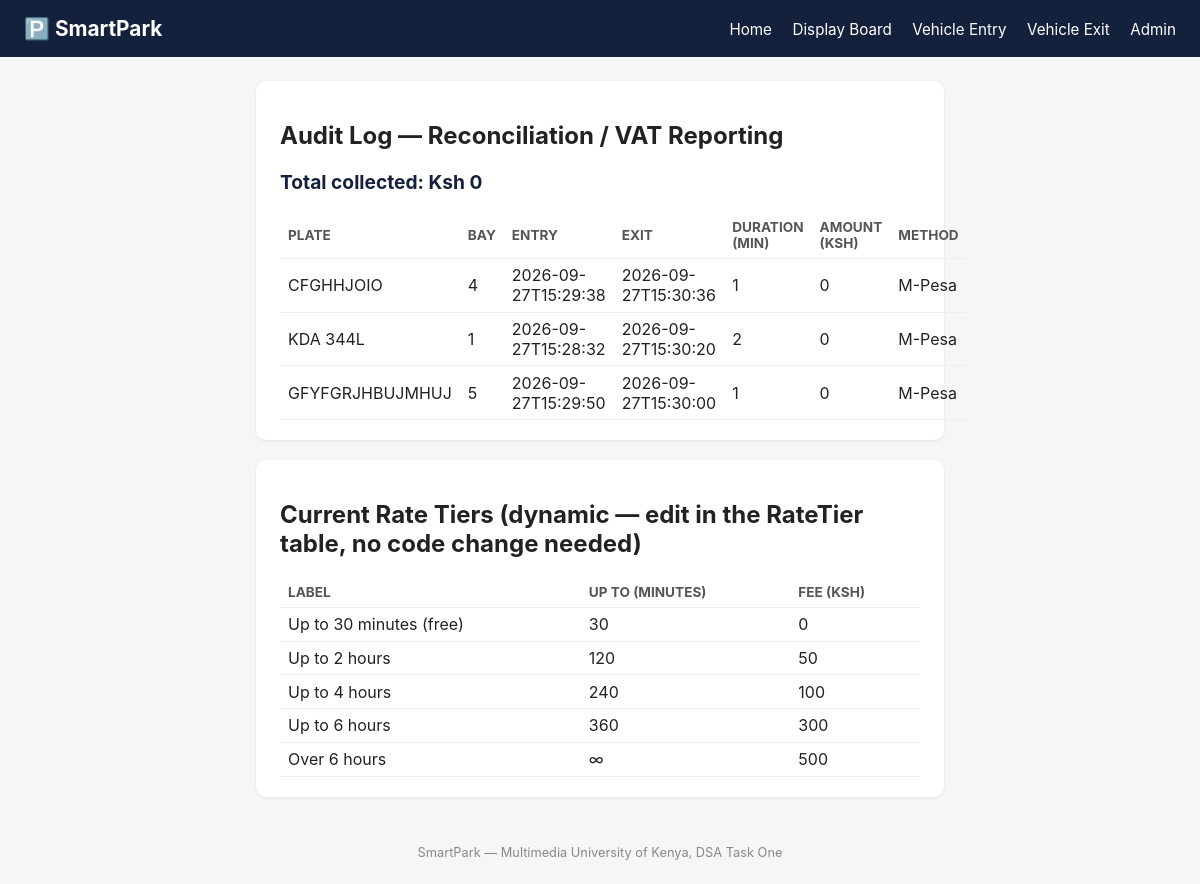
The page /admin on the database its author committed.
### tables this page shows
CREATE TABLE ParkingSession (
    session_id       INTEGER PRIMARY KEY AUTOINCREMENT,
    vehicle_id       INTEGER NOT NULL,
    slot_id          INTEGER NOT NULL,
    entry_time       TEXT NOT NULL,
    exit_time        TEXT,
    duration_minutes INTEGER,
    amount_payable   REAL,
    payment_method   TEXT,
    payment_status   TEXT NOT NULL DEFAULT 'pending', -- 'pending' | 'paid'
    FOREIGN KEY (vehicle_id) REFERENCES Vehicle(vehicle_id),
    FOREIGN KEY (slot_id) REFERENCES ParkingSlot(slot_id)
);

CREATE TABLE Vehicle (
    vehicle_id    INTEGER PRIMARY KEY AUTOINCREMENT,
    plate_number  TEXT NOT NULL UNIQUE
);

CREATE TABLE ParkingSlot (
    slot_id      INTEGER PRIMARY KEY AUTOINCREMENT,
    bay_number   INTEGER NOT NULL UNIQUE,
    status       TEXT NOT NULL DEFAULT 'available'  -- 'available' | 'occupied'
);

CREATE TABLE RateTier (
    tier_id       INTEGER PRIMARY KEY AUTOINCREMENT,
    label         TEXT NOT NULL,
    up_to_minutes INTEGER,      -- NULL = open-ended (final/overflow tier)
    fee_kshs      REAL NOT NULL,
    sort_order    INTEGER NOT NULL
);

### app.py (the view)
@app.route("/admin")
def admin():
    rows, total = core.audit_log()
    return render_template("admin.html", rows=rows, total=total, tiers=core.rate_tiers())

### database.py (called while the page is built)
def get_connection():
    conn = sqlite3.connect(DB_PATH)
    conn.row_factory = sqlite3.Row
    conn.execute("PRAGMA foreign_keys = ON")
    return conn

### parking_core.py (called while the page is built)
    def rate_tiers(self):
        conn = get_connection()
        cur = conn.cursor()
        cur.execute("SELECT label, up_to_minutes, fee_kshs FROM RateTier ORDER BY sort_order")
        tiers = [dict(r) for r in cur.fetchall()]
        conn.close()
        return tiers

    def audit_log(self, limit=100):
        conn = get_connection()
        cur = conn.cursor()
        cur.execute(
            """SELECT v.plate_number, pl.bay_number, ps.entry_time, ps.exit_time,
                      ps.duration_minutes, ps.amount_payable, ps.payment_method
               FROM ParkingSession ps
               JOIN Vehicle v ON v.vehicle_id = ps.vehicle_id
               JOIN ParkingSlot pl ON pl.slot_id = ps.slot_id
               WHERE ps.payment_status = 'paid'
               ORDER BY ps.exit_time DESC
               LIMIT ?""",
            (limit,),
        )
        rows = [dict(r) for r in cur.fetchall()]
        cur.execute("SELECT COALESCE(SUM(amount_payable), 0) AS total FROM ParkingSession WHERE payment_status='paid'")
        total = cur.fetchone()["total"]
        conn.close()
        return rows, total

### templates/admin.html (shortened to what this page needs)
{% extends "base.html" %}
{% block content %}
<section>
  <h2>Audit Log &mdash; Reconciliation / VAT Reporting</h2>
  <p class="amount"><strong>Total collected: Ksh {{ total | int }}</strong></p>
  <table>
    <tr>
      <th>Plate</th><th>Bay</th><th>Entry</th><th>Exit</th>
      <th>Duration (min)</th><th>Amount (Ksh)</th><th>Method</th>
    </tr>
    {% for r in rows %}
    <tr>
      <td>{{ r.plate_number }}</td>
      <td>{{ r.bay_number }}</td>
      <td>{{ r.entry_time }}</td>
      <td>{{ r.exit_time }}</td>
      <td>{{ r.duration_minutes }}</td>
      <td>{{ r.amount_payable | int }}</td>
      <td>{{ r.payment_method }}</td>
    </tr>
    {% else %}
    <tr><td colspan="7">No completed sessions yet.</td></tr>
    {% endfor %}
  </table>
</section>
<section>
  <h2>Current Rate Tiers (dynamic &mdash; edit in the RateTier table, no code change needed)</h2>
  <table>
    <tr><th>Label</th><th>Up to (minutes)</th><th>Fee (Ksh)</th></tr>
    {% for t in tiers %}
    <tr><td>{{ t.label }}</td><td>{{ t.up_to_minutes if t.up_to_minutes is not none else '∞' }}</td><td>{{ t.fee_kshs | int }}</td></tr>
    {% endfor %}
  </table>
</section>
{% endblock %}

### static/style.css (style rules this page uses)
:root { --navy: #14213d; --accent: #fca311; --green: #2a9d5c; --red: #d1495b; --bg: #f5f6f8; }
* { box-sizing: border-box; }
body { font-family: -apple-system, Segoe UI, Roboto, sans-serif; margin: 0; background: var(--bg); color: #222; }
section { background: white; border-radius: 10px; padding: 1.25rem 1.5rem; margin-bottom: 1.25rem; box-shadow: 0 1px 3px rgba(0,0,0,0.08); }
table { width: 100%; border-collapse: collapse; margin-top: 0.5rem; }
th, td { text-align: left; padding: 0.4rem 0.5rem; border-bottom: 1px solid #eee; }
th { color: #555; font-size: 0.85rem; text-transform: uppercase; }
.amount { font-size: 1.2rem; color: var(--navy); }

### rows shown on the page
ParkingSession: plate_number "CFGHHJOIO", bay_number "4", entry_time "2026-09-27T15:29:38", exit_time "2026-09-27T15:30:36", duration_minutes "1", amount_payable "0", payment_method "M-Pesa"
ParkingSession: plate_number "KDA 344L", bay_number "1", entry_time "2026-09-27T15:28:32", exit_time "2026-09-27T15:30:20", duration_minutes "2", amount_payable "0", payment_method "M-Pesa"
ParkingSession: plate_number "GFYFGRJHBUJMHUJ", bay_number "5", entry_time "2026-09-27T15:29:50", exit_time "2026-09-27T15:30:00", duration_minutes "1", amount_payable "0", payment_method "M-Pesa"
RateTier: label "Up to 30 minutes (free)", up_to_minutes "30", fee_kshs "0"
RateTier: label "Up to 2 hours", up_to_minutes "120", fee_kshs "50"
RateTier: label "Up to 4 hours", up_to_minutes "240", fee_kshs "100"
RateTier: label "Up to 6 hours", up_to_minutes "360", fee_kshs "300"
RateTier: label "Over 6 hours", up_to_minutes "∞", fee_kshs "500"

### other values the page prints
{{ total | int }} "0"
